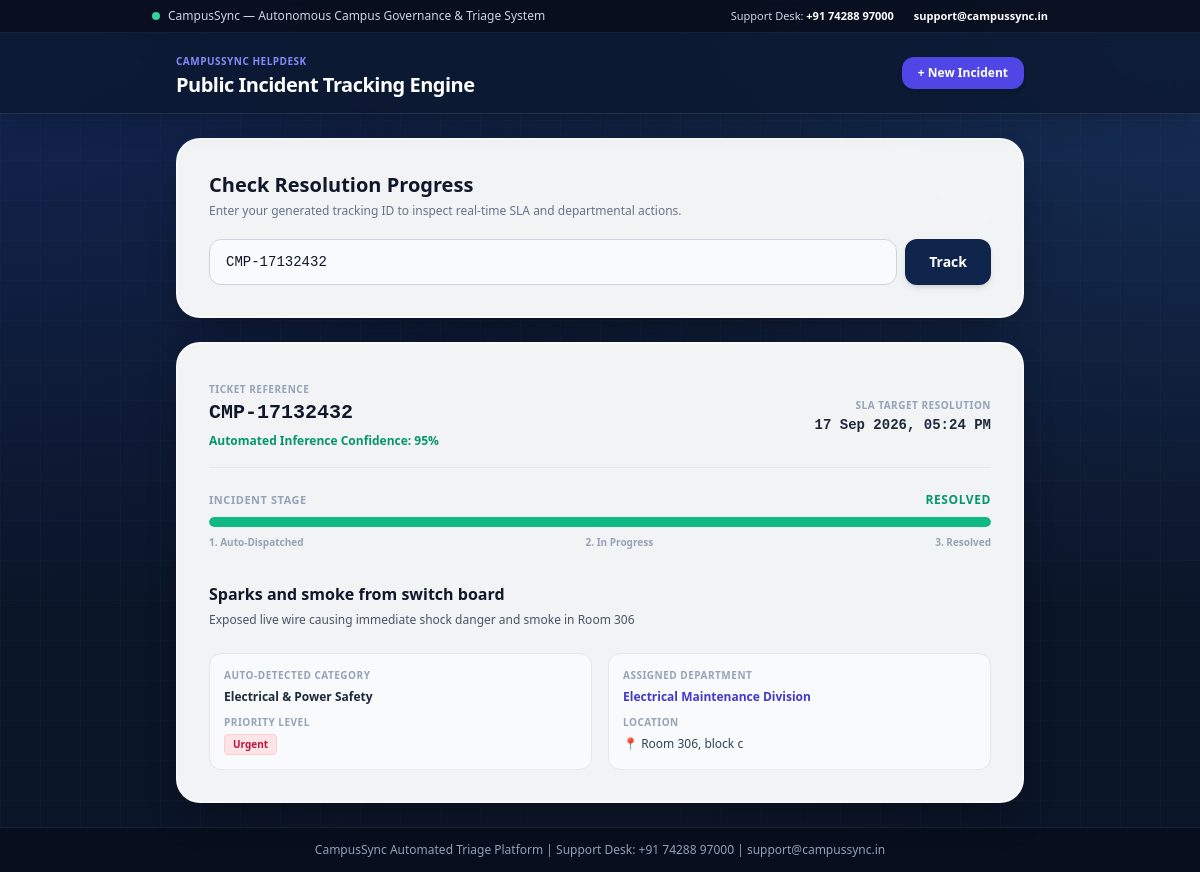
/track/CMP-17132432, run on the app's committed database.
### tables this page shows
CREATE TABLE complaints (
            id INTEGER PRIMARY KEY AUTOINCREMENT,
            tracking_id TEXT UNIQUE NOT NULL,
            student_name TEXT NOT NULL,
            student_id TEXT NOT NULL,
            location TEXT NOT NULL,
            title TEXT NOT NULL,
            description TEXT NOT NULL,
            image_path TEXT,
            category TEXT NOT NULL,
            department TEXT NOT NULL,
            priority TEXT NOT NULL,
            confidence INTEGER DEFAULT 95,
            sla_target TEXT,
            status TEXT DEFAULT 'Submitted',
            created_at TIMESTAMP DEFAULT CURRENT_TIMESTAMP
        , phone_number TEXT DEFAULT '');

### app.py (the view)
@app.route("/track")
@app.route("/track/<tracking_id>")
def track_complaint(tracking_id=None):
    search_query = request.args.get("search_id", tracking_id)
    complaint = None
    if search_query:
        conn = get_db_connection()
        complaint = conn.execute("SELECT * FROM complaints WHERE tracking_id = ?", (search_query.strip(),)).fetchone()
        conn.close()
    return render_template("track.html", complaint=complaint, query=search_query)

### app.py (called while the page is built)
def get_db_connection():
    conn = sqlite3.connect(DATABASE)
    conn.row_factory = sqlite3.Row
    return conn

### templates/track.html (shortened to what this page needs)
<!DOCTYPE html>
<html lang="en">
<head>
    <script src="https://cdn.tailwindcss.com"></script>
</head>
<body class="tech-bg text-slate-900 min-h-screen flex flex-col justify-between m-0 p-0 font-sans">
    <div class="bg-[#070e1c]/90 backdrop-blur-md text-slate-300 text-xs py-2 px-6 border-b border-slate-800/80">
        <div class="max-w-4xl mx-auto flex flex-col sm:flex-row justify-between items-center gap-1">
            <span class="flex items-center gap-2">
                <span class="w-2 h-2 rounded-full bg-emerald-400 animate-pulse"></span>
                CampusSync — Autonomous Campus Governance & Triage System
            </span>
            <div class="flex items-center space-x-5 text-[11px]">
                <span>Support Desk: <strong class="text-white">+91 74288 97000</strong></span>
                <span><strong class="text-white">support@campussync.in</strong></span>
            </div>
        </div>
    </div>
    <header class="bg-[#0c1830]/80 backdrop-blur-md text-white shadow-xl border-b border-white/10 sticky top-0 z-30">
        <div class="max-w-4xl mx-auto px-6 flex justify-between items-center py-3.5">
            <div>
                <span class="text-[10px] tracking-wider uppercase font-bold text-indigo-400">CampusSync Helpdesk</span>
                <h1 class="text-lg md:text-xl font-black tracking-tight text-white">Public Incident Tracking Engine</h1>
            </div>
            <a href="/" class="bg-indigo-600 hover:bg-indigo-700 text-white text-xs font-bold py-2 px-4 rounded-xl shadow-md transition">
                + New Incident
            </a>
        </div>
    </header>
    <main class="max-w-4xl mx-auto p-6 w-full flex-1 flex flex-col justify-center">
        <div class="glass-card p-6 md:p-8 rounded-3xl mb-6 border border-white/60">
            <h2 class="text-xl font-bold text-slate-900 mb-1">Check Resolution Progress</h2>
            <p class="text-xs text-slate-500 mb-5">Enter your generated tracking ID to inspect real-time SLA and departmental actions.</p>
            <form action="/track" method="GET" class="flex gap-2">
                <input type="text" name="search_id" value="{{ query or '' }}" placeholder="e.g. CMP-11015827" required
                    class="flex-1 bg-slate-50 border border-slate-300 rounded-xl px-4 py-3 text-sm font-mono text-slate-900 focus:outline-none focus:ring-2 focus:ring-indigo-500 transition">
                <button type="submit" class="bg-[#0f244a] hover:bg-indigo-900 text-white font-bold px-6 py-3 rounded-xl text-sm transition shadow-md">
                    Track
                </button>
            </form>
        </div>
        {% if complaint %}
        <div class="glass-card p-6 md:p-8 rounded-3xl border border-white/60 space-y-6">
            <div class="flex flex-col sm:flex-row justify-between sm:items-center pb-4 border-b border-slate-200 gap-2">
                <div>
                    <span class="text-[10px] uppercase font-bold tracking-wider text-slate-400">Ticket Reference</span>
                    <h3 class="text-xl font-mono font-black text-slate-900">{{ complaint.tracking_id }}</h3>
                    <span class="text-xs text-emerald-600 font-bold">Automated Inference Confidence: {{ complaint.confidence }}%</span>
                </div>
                <div class="sm:text-right">
                    <span class="text-[10px] uppercase font-bold tracking-wider text-slate-400">SLA Target Resolution</span>
                    <div class="text-sm font-semibold text-slate-800 font-mono">{{ complaint.sla_target }}</div>
                </div>
            </div>
            <div>
                <div class="flex justify-between items-center mb-2">
                    <span class="text-[11px] font-bold text-slate-400 uppercase tracking-wider">Incident Stage</span>
                    <span class="text-xs font-bold uppercase tracking-wider
                        {% if complaint.status == 'Resolved' %}text-emerald-600
                        {% elif complaint.status == 'In Progress' %}text-amber-600
                        {% else %}text-indigo-600{% endif %}">
                        {{ complaint.status }}
                    </span>
                </div>
                <div class="w-full bg-slate-200 rounded-full h-2.5 overflow-hidden">
                    <div class="h-2.5 rounded-full transition-all duration-500
                        {% if complaint.status == 'Resolved' %}w-full bg-emerald-500
                        {% elif complaint.status == 'In Progress' %}w-2/3 bg-amber-500
                        {% else %}w-1/3 bg-indigo-600{% endif %}"></div>
                </div>
                <div class="flex justify-between text-[10px] font-bold text-slate-400 mt-2">
                    <span>1. Auto-Dispatched</span>
                    <span>2. In Progress</span>
                    <span>3. Resolved</span>
                </div>
            </div>
            <div class="space-y-4 pt-2">
                <div>
                    <h4 class="text-base font-bold text-slate-900">{{ complaint.title }}</h4>
                    <p class="text-xs text-slate-600 mt-1 leading-relaxed">{{ complaint.description }}</p>
                </div>
                <div class="grid grid-cols-1 sm:grid-cols-2 gap-4 pt-2">
                    <div class="bg-slate-50 p-3.5 rounded-xl border border-slate-200">
                        <span class="text-[10px] font-bold text-slate-400 uppercase tracking-wider block">Auto-Detected Category</span>
                        <span class="text-xs font-bold text-slate-800">{{ complaint.category }}</span>
                        <div class="mt-2">
                            <span class="text-[10px] font-bold text-slate-400 uppercase tracking-wider block">Priority Level</span>
                            {% if complaint.priority == 'Urgent' %}
                                <span class="bg-rose-100 text-rose-700 text-[10px] font-bold px-2 py-0.5 rounded border border-rose-200 inline-block mt-0.5">Urgent</span>
                            {% elif complaint.priority == 'High' %}
                                <span class="bg-amber-100 text-amber-700 text-[10px] font-bold px-2 py-0.5 rounded border border-amber-200 inline-block mt-0.5">High</span>
                            {% else %}
                                <span class="bg-emerald-100 text-emerald-700 text-[10px] font-bold px-2 py-0.5 rounded border border-emerald-200 inline-block mt-0.5">Normal</span>
                            {% endif %}
                        </div>
                    </div>
                    <div class="bg-slate-50 p-3.5 rounded-xl border border-slate-200">
                        <span class="text-[10px] font-bold text-slate-400 uppercase tracking-wider block">Assigned Department</span>
                        <span class="text-xs font-bold text-indigo-700">{{ complaint.department }}</span>
                        <div class="mt-2">
                            <span class="text-[10px] font-bold text-slate-400 uppercase tracking-wider block">Location</span>
                            <span class="text-xs text-slate-700">📍 {{ complaint.location }}</span>
                        </div>
                    </div>
                </div>
            </div>
        </div>
        {% elif query %}
        <div class="bg-rose-50 border border-rose-200 text-rose-700 rounded-2xl p-5 text-center text-xs">
            No incident record found matching ID: <strong class="font-mono">{{ query }}</strong>. Please check your tracking number and try again.
        </div>
        {% endif %}
    </main>
    <footer class="bg-[#070e1c]/90 border-t border-slate-800/80 py-3.5 text-center text-xs text-slate-400">
        CampusSync Automated Triage Platform | Support Desk: +91 74288 97000 | support@campussync.in
    </footer>
</body>
</html>

### templates/track.html (style rules this page uses)
.tech-bg { background-color: #0b1528; background-image: radial-gradient(at 0% 0%, rgba(30, 58, 138, 0.45) 0px, transparent 50%), radial-gradient(at 100% 0%, rgba(59, 130, 246, 0.25) 0px, transparent 50%), radial-gradient(at 50% 100%, rgba(15, 23, 42, 0.8) 0px, transparent 50%), linear-gradient(to right, rgba(255, 255, 255, 0.02) 1px, transparent 1px), linear-gradient(to bottom, rgba(255, 255, 255, 0.02) 1px, transparent 1px); background-size: 100% 100%, 100% 100%, 100% 100%, 40px 40px, 40px 40px; }
.glass-card { background: rgba(255, 255, 255, 0.95); backdrop-filter: blur(16px); box-shadow: 0 20px 40px -15px rgba(0, 0, 0, 0.4), 0 0 0 1px rgba(255, 255, 255, 0.6) inset; }

### data on the page
complaints: tracking_id "CMP-17132432", confidence "95", sla_target "17 Sep 2026, 05:24 PM", status "RESOLVED", title "Sparks and smoke from switch board", description "Exposed live wire causing immediate shock danger and smoke in Room 306", category "Electrical & Power Safety", department "Electrical Maintenance Division", location "Room 306, block c"
